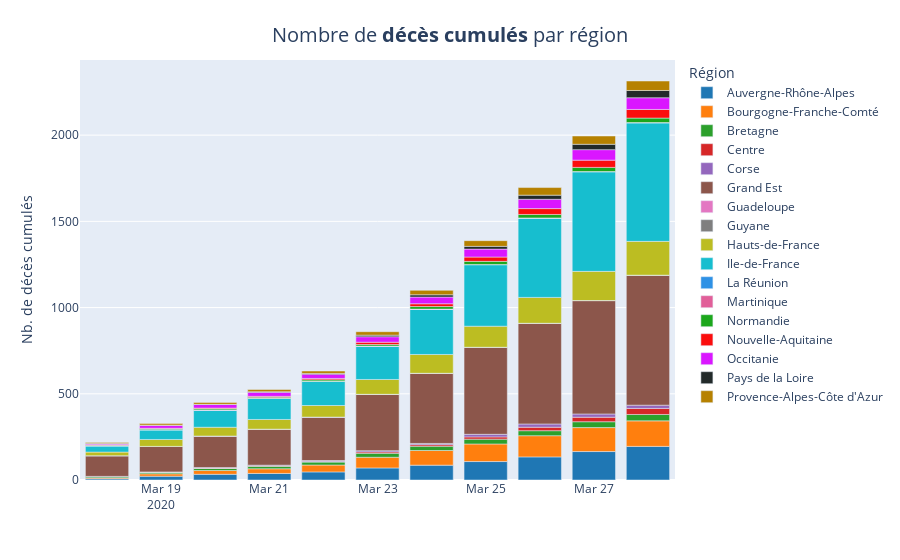

Source (notebook cell):
### Code cell
fig = px.bar(x=df_region['jour'], y = df_region['dc'], color=df_region["regionName"], labels={'color':'Région'}, color_discrete_sequence=colors)

fig.update_layout(
    title={
                'text': "Nombre de <b>décès cumulés</b> par région",
                'y':0.95,
                'x':0.5,
                'xanchor': 'center',
                'yanchor': 'top'},
                titlefont = dict(
                size=20)
                 )
fig.update_xaxes(title="")
fig.update_yaxes(title="Nb. de décès cumulés")
fig.show()

fig.write_image("images/charts/france/dc_cum_region.png", scale=3, width=1100, height=700)

### Figure 1 — Plotly figure (JSON) as saved in the notebook; plotly's stock layout.template omitted (floating-point values rounded to 4 significant figures)
{"data": [{"alignmentgroup": "True", "hoverlabel": {"namelength": 0}, "hovertemplate": "Région=Auvergne-Rhône-Alpes<br>x=%{x}<br>y=%{y}", "legendgroup": "Auvergne-Rhône-Alpes", "marker": {"color": "#1F77B4"}, "name": "Auvergne-Rhône-Alpes", "offsetgroup": "Auvergne-Rhône-Alpes", "orientation": "v", "showlegend": true, "textposition": "auto", "type": "bar", "x": ["2020-03-18", "2020-03-19", "2020-03-20", "2020-03-21", "2020-03-22", "2020-03-23", "2020-03-24", "2020-03-25", "2020-03-26", "2020-03-27", "2020-03-28"], "xaxis": "x", "y": [7, 22, 33, 38, 47, 70, 86, 107, 134, 165, 195], "yaxis": "y"}, {"alignmentgroup": "True", "hoverlabel": {"namelength": 0}, "hovertemplate": "Région=Bourgogne-Franche-Comté<br>x=%{x}<br>y=%{y}", "legendgroup": "Bourgogne-Franche-Comté", "marker": {"color": "#FF7F0E"}, "name": "Bourgogne-Franche-Comté", "offsetgroup": "Bourgogne-Franche-Comté", "orientation": "v", "showlegend": true, "textposition": "auto", "type": "bar", "x": ["2020-03-18", "2020-03-19", "2020-03-20", "2020-03-21", "2020-03-22", "2020-03-23", "2020-03-24", "2020-03-25", "2020-03-26", "2020-03-27", "2020-03-28"], "xaxis": "x", "y": [6, 14, 22, 27, 40, 62, 85, 102, 123, 139, 148], "yaxis": "y"}, {"alignmentgroup": "True", "hoverlabel": {"namelength": 0}, "hovertemplate": "Région=Bretagne<br>x=%{x}<br>y=%{y}", "legendgroup": "Bretagne", "marker": {"color": "#2CA02C"}, "name": "Bretagne", "offsetgroup": "Bretagne", "orientation": "v", "showlegend": true, "textposition": "auto", "type": "bar", "x": ["2020-03-18", "2020-03-19", "2020-03-20", "2020-03-21", "2020-03-22", "2020-03-23", "2020-03-24", "2020-03-25", "2020-03-26", "2020-03-27", "2020-03-28"], "xaxis": "x", "y": [7, 9, 12, 15, 17, 23, 25, 28, 29, 34, 37], "yaxis": "y"}, {"alignmentgroup": "True", "hoverlabel": {"namelength": 0}, "hovertemplate": "Région=Centre<br>x=%{x}<br>y=%{y}", "legendgroup": "Centre", "marker": {"color": "#D62728"}, "name": "Centre", "offsetgroup": "Centre", "orientation": "v", "showlegend": true, "textposition": "auto", "type": "bar", "x": ["2020-03-18", "2020-03-19", "2020-03-20", "2020-03-21", "2020-03-22", "2020-03-23", "2020-03-24", "2020-03-25", "2020-03-26", "2020-03-27", "2020-03-28"], "xaxis": "x", "y": [1, 1, 2, 2, 3, 8, 9, 13, 20, 26, 35], "yaxis": "y"}, {"alignmentgroup": "True", "hoverlabel": {"namelength": 0}, "hovertemplate": "Région=Corse<br>x=%{x}<br>y=%{y}", "legendgroup": "Corse", "marker": {"color": "#9467BD"}, "name": "Corse", "offsetgroup": "Corse", "orientation": "v", "showlegend": true, "textposition": "auto", "type": "bar", "x": ["2020-03-18", "2020-03-19", "2020-03-20", "2020-03-21", "2020-03-22", "2020-03-23", "2020-03-24", "2020-03-25", "2020-03-26", "2020-03-27", "2020-03-28"], "xaxis": "x", "y": [0, 1, 3, 4, 6, 7, 7, 15, 19, 19, 19], "yaxis": "y"}, {"alignmentgroup": "True", "hoverlabel": {"namelength": 0}, "hovertemplate": "Région=Grand Est<br>x=%{x}<br>y=%{y}", "legendgroup": "Grand Est", "marker": {"color": "#8C564B"}, "name": "Grand Est", "offsetgroup": "Grand Est", "orientation": "v", "showlegend": true, "textposition": "auto", "type": "bar", "x": ["2020-03-18", "2020-03-19", "2020-03-20", "2020-03-21", "2020-03-22", "2020-03-23", "2020-03-24", "2020-03-25", "2020-03-26", "2020-03-27", "2020-03-28"], "xaxis": "x", "y": [120, 148, 183, 209, 252, 327, 407, 505, 584, 657, 753], "yaxis": "y"}, {"alignmentgroup": "True", "hoverlabel": {"namelength": 0}, "hovertemplate": "Région=Guadeloupe<br>x=%{x}<br>y=%{y}", "legendgroup": "Guadeloupe", "marker": {"color": "#E377C2"}, "name": "Guadeloupe", "offsetgroup": "Guadeloupe", "orientation": "v", "showlegend": true, "textposition": "auto", "type": "bar", "x": ["2020-03-18", "2020-03-19", "2020-03-20", "2020-03-21", "2020-03-22", "2020-03-23", "2020-03-24", "2020-03-25", "2020-03-26", "2020-03-27", "2020-03-28"], "xaxis": "x", "y": [0, 0, 0, 0, 0, 0, 0, 0, 0, 1, 1], "yaxis": "y"}, {"alignmentgroup": "True", "hoverlabel": {"namelength": 0}, "hovertemplate": "Région=Guyane<br>x=%{x}<br>y=%{y}", "legendgroup": "Guyane", "marker": {"color": "#7F7F7F"}, "name": "Guyane", "offsetgroup": "Guyane", "orientation": "v", "showlegend": true, "textposition": "auto", "type": "bar", "x": ["2020-03-18", "2020-03-19", "2020-03-20", "2020-03-21", "2020-03-22", "2020-03-23", "2020-03-24", "2020-03-25", "2020-03-26", "2020-03-27", "2020-03-28"], "xaxis": "x", "y": [0, 0, 0, 0, 0, 0, 0, 0, 0, 0, 0], "yaxis": "y"}, {"alignmentgroup": "True", "hoverlabel": {"namelength": 0}, "hovertemplate": "Région=Hauts-de-France<br>x=%{x}<br>y=%{y}", "legendgroup": "Hauts-de-France", "marker": {"color": "#BCBD22"}, "name": "Hauts-de-France", "offsetgroup": "Hauts-de-France", "orientation": "v", "showlegend": true, "textposition": "auto", "type": "bar", "x": ["2020-03-18", "2020-03-19", "2020-03-20", "2020-03-21", "2020-03-22", "2020-03-23", "2020-03-24", "2020-03-25", "2020-03-26", "2020-03-27", "2020-03-28"], "xaxis": "x", "y": [21, 40, 51, 56, 67, 86, 109, 122, 150, 169, 196], "yaxis": "y"}, {"alignmentgroup": "True", "hoverlabel": {"namelength": 0}, "hovertemplate": "Région=Ile-de-France<br>x=%{x}<br>y=%{y}", "legendgroup": "Ile-de-France", "marker": {"color": "#17BECF"}, "name": "Ile-de-France", "offsetgroup": "Ile-de-France", "orientation": "v", "showlegend": true, "textposition": "auto", "type": "bar", "x": ["2020-03-18", "2020-03-19", "2020-03-20", "2020-03-21", "2020-03-22", "2020-03-23", "2020-03-24", "2020-03-25", "2020-03-26", "2020-03-27", "2020-03-28"], "xaxis": "x", "y": [36, 56, 99, 122, 140, 193, 262, 357, 460, 578, 688], "yaxis": "y"}, {"alignmentgroup": "True", "hoverlabel": {"namelength": 0}, "hovertemplate": "Région=La Réunion<br>x=%{x}<br>y=%{y}", "legendgroup": "La Réunion", "marker": {"color": "#2E91E5"}, "name": "La Réunion", "offsetgroup": "La Réunion", "orientation": "v", "showlegend": true, "textposition": "auto", "type": "bar", "x": ["2020-03-18", "2020-03-19", "2020-03-20", "2020-03-21", "2020-03-22", "2020-03-23", "2020-03-24", "2020-03-25", "2020-03-26", "2020-03-27", "2020-03-28"], "xaxis": "x", "y": [0, 0, 0, 0, 0, 0, 0, 0, 0, 0, 0], "yaxis": "y"}, {"alignmentgroup": "True", "hoverlabel": {"namelength": 0}, "hovertemplate": "Région=Martinique<br>x=%{x}<br>y=%{y}", "legendgroup": "Martinique", "marker": {"color": "#E15F99"}, "name": "Martinique", "offsetgroup": "Martinique", "orientation": "v", "showlegend": true, "textposition": "auto", "type": "bar", "x": ["2020-03-18", "2020-03-19", "2020-03-20", "2020-03-21", "2020-03-22", "2020-03-23", "2020-03-24", "2020-03-25", "2020-03-26", "2020-03-27", "2020-03-28"], "xaxis": "x", "y": [1, 1, 1, 1, 1, 1, 1, 1, 1, 1, 1], "yaxis": "y"}, {"alignmentgroup": "True", "hoverlabel": {"namelength": 0}, "hovertemplate": "Région=Normandie<br>x=%{x}<br>y=%{y}", "legendgroup": "Normandie", "marker": {"color": "#1CA71C"}, "name": "Normandie", "offsetgroup": "Normandie", "orientation": "v", "showlegend": true, "textposition": "auto", "type": "bar", "x": ["2020-03-18", "2020-03-19", "2020-03-20", "2020-03-21", "2020-03-22", "2020-03-23", "2020-03-24", "2020-03-25", "2020-03-26", "2020-03-27", "2020-03-28"], "xaxis": "x", "y": [3, 5, 7, 6, 8, 9, 15, 18, 20, 24, 26], "yaxis": "y"}, {"alignmentgroup": "True", "hoverlabel": {"namelength": 0}, "hovertemplate": "Région=Nouvelle-Aquitaine<br>x=%{x}<br>y=%{y}", "legendgroup": "Nouvelle-Aquitaine", "marker": {"color": "#FB0D0D"}, "name": "Nouvelle-Aquitaine", "offsetgroup": "Nouvelle-Aquitaine", "orientation": "v", "showlegend": true, "textposition": "auto", "type": "bar", "x": ["2020-03-18", "2020-03-19", "2020-03-20", "2020-03-21", "2020-03-22", "2020-03-23", "2020-03-24", "2020-03-25", "2020-03-26", "2020-03-27", "2020-03-28"], "xaxis": "x", "y": [2, 3, 4, 5, 8, 13, 16, 25, 34, 42, 50], "yaxis": "y"}, {"alignmentgroup": "True", "hoverlabel": {"namelength": 0}, "hovertemplate": "Région=Occitanie<br>x=%{x}<br>y=%{y}", "legendgroup": "Occitanie", "marker": {"color": "#DA16FF"}, "name": "Occitanie", "offsetgroup": "Occitanie", "orientation": "v", "showlegend": true, "textposition": "auto", "type": "bar", "x": ["2020-03-18", "2020-03-19", "2020-03-20", "2020-03-21", "2020-03-22", "2020-03-23", "2020-03-24", "2020-03-25", "2020-03-26", "2020-03-27", "2020-03-28"], "xaxis": "x", "y": [6, 17, 21, 24, 25, 32, 39, 46, 54, 61, 68], "yaxis": "y"}, {"alignmentgroup": "True", "hoverlabel": {"namelength": 0}, "hovertemplate": "Région=Pays de la Loire<br>x=%{x}<br>y=%{y}", "legendgroup": "Pays de la Loire", "marker": {"color": "#222A2A"}, "name": "Pays de la Loire", "offsetgroup": "Pays de la Loire", "orientation": "v", "showlegend": true, "textposition": "auto", "type": "bar", "x": ["2020-03-18", "2020-03-19", "2020-03-20", "2020-03-21", "2020-03-22", "2020-03-23", "2020-03-24", "2020-03-25", "2020-03-26", "2020-03-27", "2020-03-28"], "xaxis": "x", "y": [1, 1, 1, 3, 4, 9, 13, 16, 24, 31, 42], "yaxis": "y"}, {"alignmentgroup": "True", "hoverlabel": {"namelength": 0}, "hovertemplate": "Région=Provence-Alpes-Côte d'Azur<br>x=%{x}<br>y=%{y}", "legendgroup": "Provence-Alpes-Côte d'Azur", "marker": {"color": "#B68100"}, "name": "Provence-Alpes-Côte d'Azur", "offsetgroup": "Provence-Alpes-Côte d'Azur", "orientation": "v", "showlegend": true, "textposition": "auto", "type": "bar", "x": ["2020-03-18", "2020-03-19", "2020-03-20", "2020-03-21", "2020-03-22", "2020-03-23", "2020-03-24", "2020-03-25", "2020-03-26", "2020-03-27", "2020-03-28"], "xaxis": "x", "y": [7, 9, 11, 13, 14, 20, 26, 33, 44, 48, 55], "yaxis": "y"}], "layout": {"barmode": "relative", "legend": {"title": {"text": "Région"}, "tracegroupgap": 0}, "margin": {"t": 60}, "title": {"font": {"size": 20}, "text": "Nombre de <b>décès cumulés</b> par région", "x": 0.5, "xanchor": "center", "y": 0.95, "yanchor": "top"}, "xaxis": {"anchor": "y", "domain": [0, 1], "title": {"text": ""}}, "yaxis": {"anchor": "x", "domain": [0, 1], "title": {"text": "Nb. de décès cumulés"}}}}
